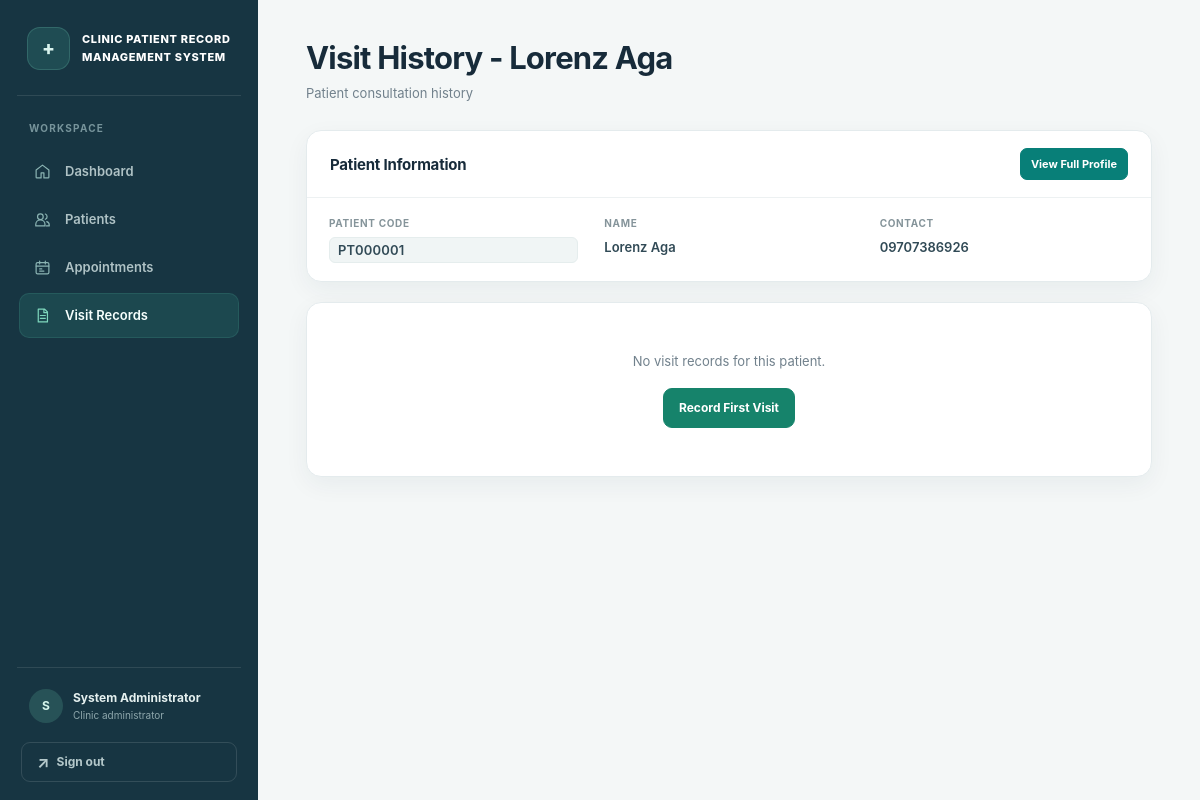
Screenshot of /patients/5/visits (signed in) with the database file from the repository.
### tables this page shows
CREATE TABLE patients (
    patient_id INTEGER PRIMARY KEY AUTOINCREMENT,
    patient_code TEXT UNIQUE NOT NULL,
    name TEXT NOT NULL,
    contact TEXT,
    date_of_birth TEXT,
    address TEXT,
    created_at TEXT NOT NULL DEFAULT CURRENT_TIMESTAMP,
    updated_at TEXT NOT NULL DEFAULT CURRENT_TIMESTAMP
);

### app.py (the view)
@app.route('/patients/<int:patient_id>/visits')
@login_required
def patient_visits(patient_id):
    patient = db.get_patient_by_id(patient_id)
    if not patient:
        flash('Patient not found.', 'error')
        return redirect(url_for('patients'))
    visits_list = db.get_visits_by_patient(patient_id)
    return render_template('visit_history.html', visits=visits_list, patient=patient)

### app.py (called while the page is built)
@app.after_request
def prevent_auth_page_caching(response):
    if request.endpoint in {'login', 'logout'}:
        response.headers['Cache-Control'] = 'no-store, no-cache, must-revalidate, max-age=0'
        response.headers['Pragma'] = 'no-cache'
        response.headers['Expires'] = '0'
    return response

def login_required(f):
    @wraps(f)
    def decorated_function(*args, **kwargs):
        if 'user_id' not in session:
            flash('Please log in to access this page.', 'error')
            return redirect(url_for('login'))
        return f(*args, **kwargs)
    return decorated_function

### database.py (called while the page is built)
def get_db_connection():
    conn = sqlite3.connect(DATABASE_PATH)
    conn.row_factory = sqlite3.Row
    conn.execute('PRAGMA foreign_keys = ON')
    return conn

def get_patient_by_id(patient_id):
    conn = get_db_connection()
    patient = conn.execute('SELECT * FROM patients WHERE patient_id = ?', (patient_id,)).fetchone()
    conn.close()
    return patient

def get_visits_by_patient(patient_id):
    conn = get_db_connection()
    visits = conn.execute(
        '''SELECT * FROM visits
           WHERE patient_id = ?
           ORDER BY visit_date DESC''',
        (patient_id,)
    ).fetchall()
    conn.close()
    return visits

### templates/visit_history.html (shortened to what this page needs)
{% extends "base.html" %}
{% block content %}
<div class="content-header">
    <h1>{% if patient %}Visit History - {{ patient.name }}{% else %}All Visit Records{% endif %}</h1>
    <p>{% if patient %}Patient consultation history{% else %}Complete record of clinic visits{% endif %}</p>
</div>
{% if patient %}
<div class="card">
    <div class="card-header">
        <h2>Patient Information</h2>
        <a href="{{ url_for('patient_details', patient_id=patient.patient_id) }}" class="btn btn-primary btn-small">View Full Profile</a>
    </div>
    <div class="patient-info-grid">
        <div class="info-item">
            <label>Patient Code</label>
            <span class="patient-code">{{ patient.patient_code }}</span>
        </div>
        <div class="info-item">
            <label>Name</label>
            <span>{{ patient.name }}</span>
        </div>
        <div class="info-item">
            <label>Contact</label>
            <span>{{ patient.contact or '—' }}</span>
        </div>
    </div>
</div>
{% endif %}
{% if visits %}
<div class="card">
    {% if not patient %}
    <div class="card-header">
        <h2>Recent Visits</h2>
    </div>
    <div class="table-container">
        <table class="data-table">
            <thead>
                <tr>
                    <th>Date</th>
                    <th>Patient</th>
                    <th>Patient Code</th>
                    <th>Diagnosis</th>
                    <th>Notes</th>
                </tr>
            </thead>
            <tbody>
                {% for visit in visits %}
                <tr>
                    <td>{{ visit.visit_date }}</td>
                    <td><a href="{{ url_for('patient_details', patient_id=visit.patient_id) }}">{{ visit.name }}</a></td>
                    <td><span class="patient-code">{{ visit.patient_code }}</span></td>
                    <td>{{ visit.diagnosis or '—' }}</td>
                    <td>{{ visit.notes[:100] }}{% if visit.notes|length > 100 %}...{% endif %}</td>
                </tr>
                {% endfor %}
            </tbody>
        </table>
    </div>
    {% else %}
    <div class="card-header">
        <h2>Visit History</h2>
    </div>
    <div class="timeline">
        {% for visit in visits %}
        <div class="timeline-item">
            <div class="timeline-date">{{ visit.visit_date }}</div>
            <div class="timeline-content">
                {% if visit.diagnosis %}
                <h4>{{ visit.diagnosis }}</h4>
                {% endif %}
                <p>{{ visit.notes }}</p>
            </div>
        </div>
        {% endfor %}
    </div>
    {% endif %}
</div>
{% else %}
<div class="card">
    <div class="empty-state">
        <p>{% if patient %}No visit records for this patient.{% else %}No visit records found.{% endif %}</p>
        <a href="{{ url_for('record_visit') }}" class="btn btn-success">Record First Visit</a>
    </div>
</div>
{% endif %}
{% endblock %}

### static/css/style.css (style rules this page uses)
:root { color-scheme: light; --ink: #172b3a; --muted: #71818c; --line: #e4ebed; --canvas: #f4f7f7; --surface: #fff; --teal: #087f78; --teal-dark: #06645f; --teal-soft: #e5f4f1; --navy: #173542; --green: #16836b; --red: #bd4853; --amber: #a96b13; --shadow: 0 8px 24px rgba(25, 54, 65, .055); --radius: 15px; --sidebar-width: 258px; --font: Inter, ui-sans-serif, system-ui, -apple-system, BlinkMacSystemFont, 'Segoe UI', sans-serif; }
*, *::before, *::after { box-sizing: border-box; }
html { min-width: 320px; scroll-behavior: smooth; }
body { margin: 0; color: var(--ink); background: var(--canvas); font: 14px/1.55 var(--font); -webkit-font-smoothing: antialiased; }
h1, h2, h3, h4, p { margin-top: 0; }
h1, h2, h3, h4 { color: var(--ink); font-family: var(--font); line-height: 1.3; }
a { color: var(--teal); text-decoration: none; transition: color .18s ease, background .18s ease, border-color .18s ease, box-shadow .18s ease, transform .18s ease; }
button, a, input, select, textarea { -webkit-tap-highlight-color: transparent; }
.content-header { margin: 0 0 27px; }
.content-header h1 { margin: 0 0 5px; font-size: clamp(25px, 3vw, 31px); font-weight: 750; letter-spacing: -.8px; }
.content-header p { margin: 0; color: var(--muted); font-size: 13px; }
.card, .patient-header, .stat-card { background: var(--surface); border: 1px solid var(--line); border-radius: var(--radius); box-shadow: var(--shadow); }
.card { overflow: hidden; margin-bottom: 20px; }
.card-header { display: flex; align-items: center; justify-content: space-between; gap: 16px; min-height: 66px; padding: 17px 23px; border-bottom: 1px solid #edf1f2; }
.card-header h2 { margin: 0; font-size: 15px; font-weight: 700; letter-spacing: -.2px; }
.btn { display: inline-flex; min-height: 40px; align-items: center; justify-content: center; gap: 7px; padding: 9px 15px; color: #fff; background: var(--teal); border: 1px solid var(--teal); border-radius: 9px; cursor: pointer; font-size: 12px; font-weight: 700; line-height: 1.2; white-space: nowrap; transition: color .18s ease, background .18s ease, border-color .18s ease, box-shadow .22s ease, transform .2s cubic-bezier(.2, .75, .25, 1); }
.btn-success { background: var(--green); border-color: var(--green); }
.btn-small { min-height: 32px; padding: 6px 10px; border-radius: 7px; font-size: 11px; }
.patient-code { display: inline-flex; padding: 4px 8px; color: #4e6872; background: #f0f5f5; border: 1px solid #e5eded; border-radius: 6px; font: 600 10px/1.25 var(--font); letter-spacing: .2px; }
.empty-state { padding: 48px 24px; color: var(--muted); text-align: center; }
.empty-state p { margin: 0 0 17px; font-size: 13px; }
.patient-info-grid { display: grid; grid-template-columns: repeat(auto-fit, minmax(160px, 1fr)); gap: 19px 26px; padding: 18px 22px; }
.info-item label { display: block; margin-bottom: 5px; color: #85949a; font-size: 10px; font-weight: 700; letter-spacing: .65px; text-transform: uppercase; }
.info-item span { display: block; color: #314a56; font-size: 13px; font-weight: 600; overflow-wrap: anywhere; }
.content-inner > * { animation: rise-in .5s cubic-bezier(.2, .75, .25, 1) both; }
.content-inner > *:nth-child(2) { animation-delay: .06s; }
.content-inner > *:nth-child(3) { animation-delay: .12s; }
.card, .patient-header, .stat-card { transition: transform .24s cubic-bezier(.2, .75, .25, 1), box-shadow .24s ease, border-color .24s ease; }

### rows the page displays
patients: name "Lorenz Aga", patient_code "PT000001", contact "09707386926"

### other values shown
{{ session.get('full_name', 'U')[:1] }} "S"
{{ session.get('full_name') }} "System Administrator"
